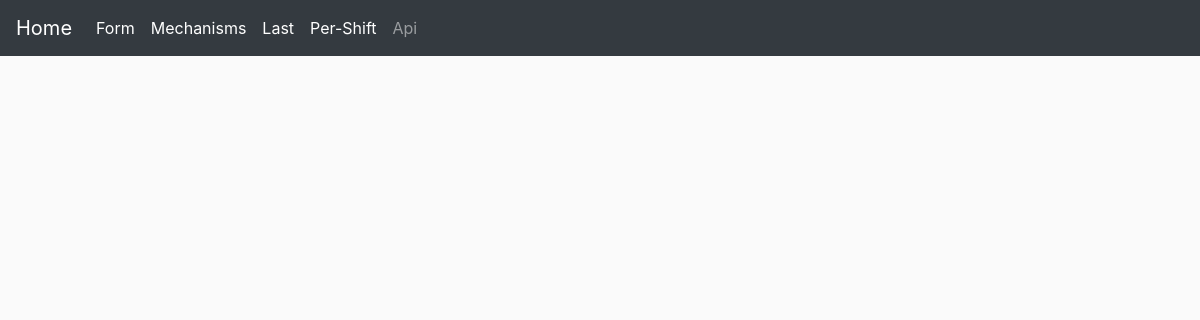
Before: /show_all_mechanisms with the older database file.
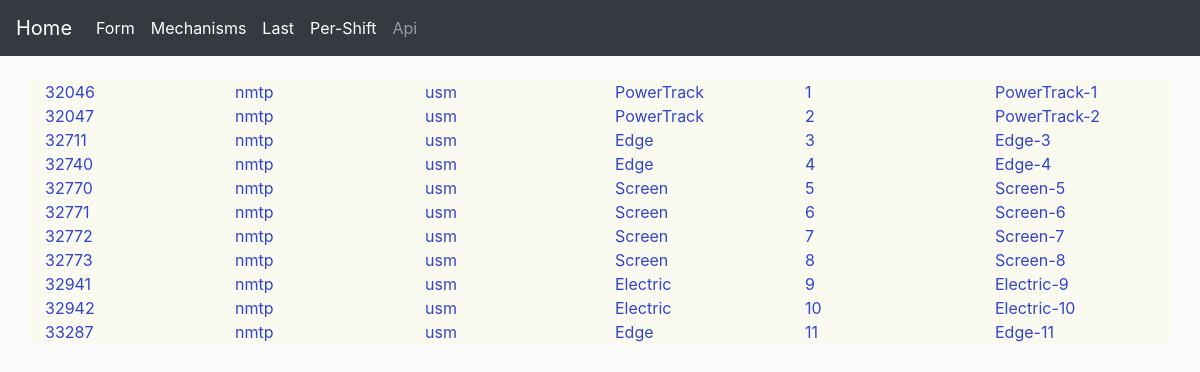
After: the same page with the newer database file.
### app/model.py (models this page shows, shortened)
class Mechanism(db.Model):
    id = db.Column(db.Integer, primary_key=True)
    company = db.Column(db.String(64), index=True)
    type = db.Column(db.String(64), index=True)
    model = db.Column(db.String(64), index=True)
    number = db.Column(db.SmallInteger, index=True)  # 32768 should be enough
    name = db.Column(db.String(64), index=True, unique=True)
    posts = db.relationship('Post', backref='mech', lazy='dynamic')

### app/views.py (the view)
@app.route("/show_all_mechanisms")
def show_all_mechanisms():
    all_mech = Mechanism.query.all()
    return render_template("mechanisms.html",
                           title='Механизмы',
                           mechs=all_mech)

### app/templates/mechanisms.html (shortened to what this page needs)
{% extends "base.html" %}
{% block main %}
<br />
<div class="row">
    {% for mech in mechs %}
    <div class="col mechanism">      {{mech.id}}       </div>
    <div class="col mechanism">      {{mech.company}}  </div>
    <div class="col mechanism">      {{mech.type}}     </div>
    <div class="col mechanism">      {{mech.model}}    </div>
    <div class="col mechanism">      {{mech.number}}   </div>
    <div class="col mechanism">      {{mech.name}}     </div>
    {% endfor %}
</div>
{% endblock %}

Changed rows visible on the page:
added Mechanism: id "32046", company "nmtp", type "usm", model "PowerTrack", number "1", name "PowerTrack-1"
added Mechanism: id "32047", company "nmtp", type "usm", model "PowerTrack", number "2", name "PowerTrack-2"
added Mechanism: id "32711", company "nmtp", type "usm", model "Edge", number "3", name "Edge-3"
added Mechanism: id "32740", company "nmtp", type "usm", model "Edge", number "4", name "Edge-4"
added Mechanism: id "32770", company "nmtp", type "usm", model "Screen", number "5", name "Screen-5"
added Mechanism: id "32771", company "nmtp", type "usm", model "Screen", number "6", name "Screen-6"
added Mechanism: id "32772", company "nmtp", type "usm", model "Screen", number "7", name "Screen-7"
added Mechanism: id "32773", company "nmtp", type "usm", model "Screen", number "8", name "Screen-8"
added Mechanism: id "32941", company "nmtp", type "usm", model "Electric", number "9", name "Electric-9"
added Mechanism: id "32942", company "nmtp", type "usm", model "Electric", number "10", name "Electric-10"
added Mechanism: id "33287", company "nmtp", type "usm", model "Edge", number "11", name "Edge-11"
